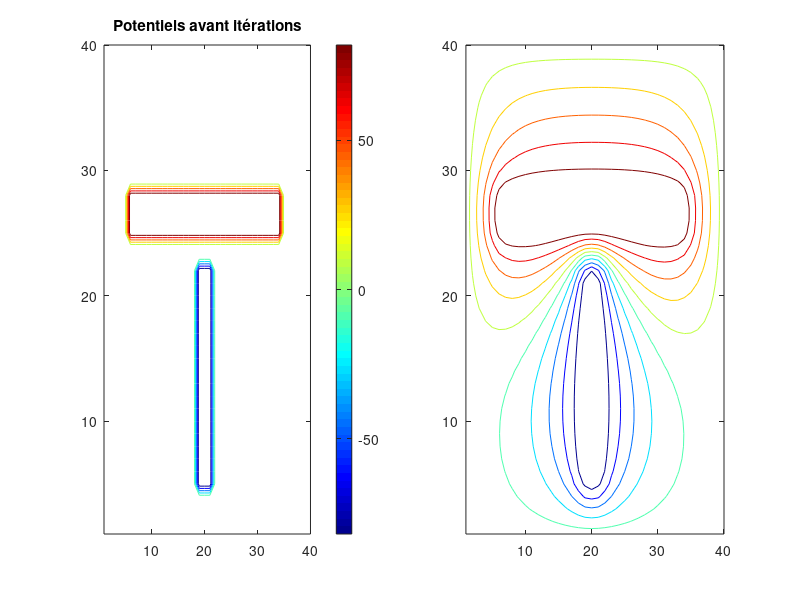

MATLAB code for this plot: (Note: this script raises an error after producing the figure.)
% Resolution equation de Laplace
%
clear
close all
clc

%% Dimensions / maillage
dx=1; % cm
dy=1; % cm
Nx = 40;
Ny = 40;

%% Potentiels / sources
v0 = 0; % condition aux limites (en V)
v1 = 100; % conducteur 1
v2 = -100; % conducteur 2

% Initialisation la matrice de calcul
V = zeros(Nx,Ny); % mettre toute la matrice a zero

%% Sources
% Dimensions du potentiel 1
Pot1L=28;
Pot1H=4;

% Dimensions du potentiel 2
Pot2L=2;
Pot2H=18;

V((7+Ny/2)-Pot1H/2:(7+Ny/2)+Pot1H/2-1, ...
    (Nx/2)-Pot1L/2:(Nx/2)+Pot1L/2) = v1; % Conducteur 1 centré
V((-6+Ny/2)-Pot2H/2:(-6+Ny/2)+Pot2H/2-1, ...
    (Nx/2)-Pot2L/2:(Nx/2)+Pot2L/2) = v2; % Conducteur 2 centré

figure(1)
subplot(1, 2, 1);
contour(V)
title("Potentiels avant itérations")

% Changer la palette de couleurs
colormap(jet)  % Palette allant du bleu au rouge
colorbar;  % Ajouter une barre de couleur

%% Calcul de convergence
Iter=0;     % Nombre d'itérations
seuil=1e-2; % Seuil de différence
cond=1;     % Condition de convergence
ii=dx+1:Nx-dx;
jj=dy+1:Ny-dy;

% Mesure du temps de calcul
tic;  % Début du chronométrage

while cond>seuil
    % Mémoire de la matrice précédente
    Vold=V;

    % Conditions aux limites
    V(1,:) = v0;    % Première colone à zéro
    V(Nx,:) = v0;   % Dernière colone à zéro
    V(:,1) = v0;    % Première ligne à zéro
    V(:,Ny) = v0;   % Dernière ligne à zéro

    % Sources
    V((7+Ny/2)-Pot1H/2:(7+Ny/2)+Pot1H/2-1, ...
        (Nx/2)-Pot1L/2:(Nx/2)+Pot1L/2) = v1; % Conducteur 1 centré
    V((-6+Ny/2)-Pot2H/2:(-6+Ny/2)+Pot2H/2-1, ...
        (Nx/2)-Pot2L/2:(Nx/2)+Pot2L/2) = v2; % Conducteur 2 centré

    % Equation de calcul
    V(ii,jj)=0.25*( V(ii+1,jj) + V(ii-1,jj) + V(ii,jj+1) + V(ii,jj-1) );

    % Calcul de condition de convergence
    cond=norm(abs(Vold(:)-V(:)));
    Iter=Iter+1;
end

% Temps écoulé
temps = toc;  % Fin du chronométrage

%% Figure
subplot(1, 2, 2);
contour(V)
title("Potentiels après "+Iter+" itérations", ...
    "Seuil : "+seuil+", Temps ecoulé : "+temps+"s")

% Changer la palette de couleurs
colormap(jet)  % Palette allant du bleu au rouge
colorbar;  % Ajouter une barre de couleur
